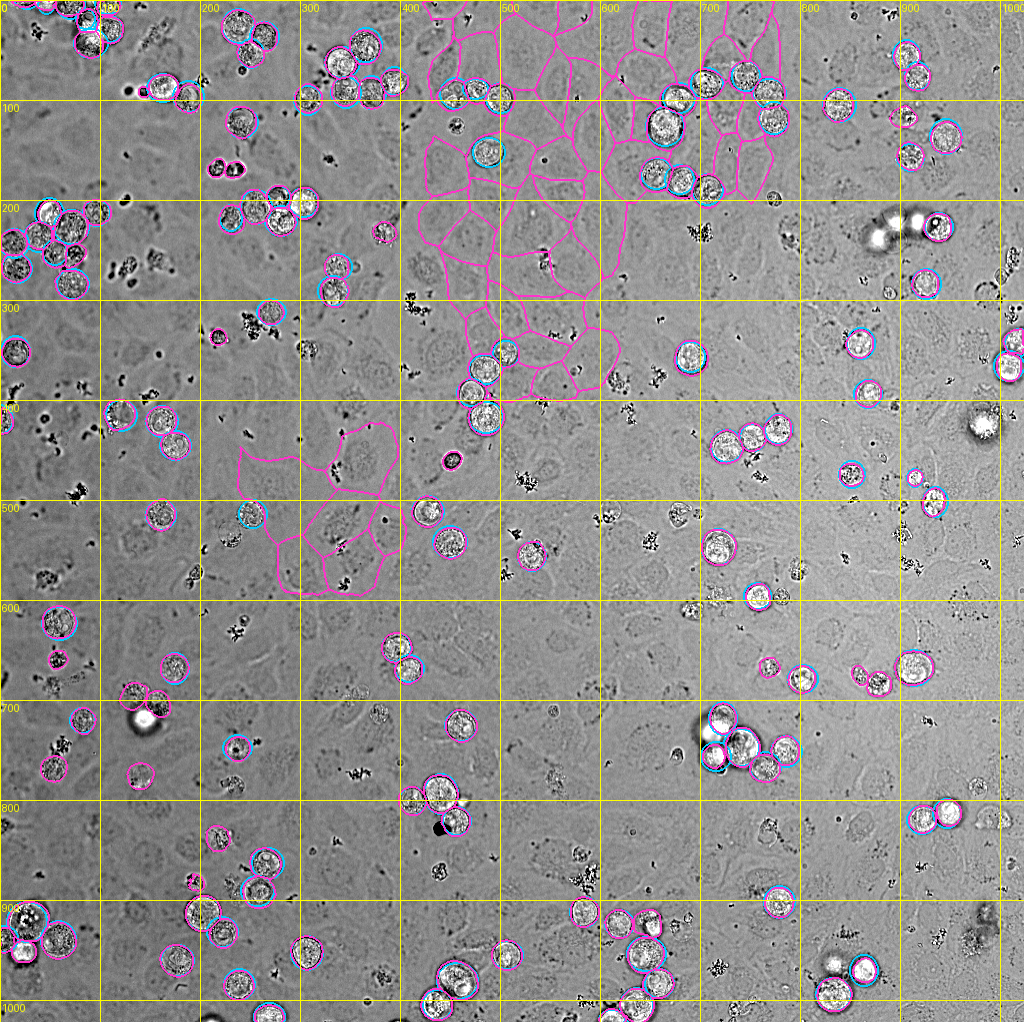

The Python source for this figure:
import numpy as np, tifffile
from skimage import segmentation, exposure
from PIL import Image, ImageDraw
D='<work2>/'
bf=tifffile.imread('agent/bf.tif').astype(float)
gt=tifffile.imread('<uploads>/e752a357-104_2.tif')
cp=tifffile.imread(D+'fig1/data4/BF_cellpose_sam_labels.tif')
g=tifffile.imread('codeG/labels.tif')
v=exposure.rescale_intensity(bf,in_range=tuple(np.percentile(bf,[0.5,99.5])),out_range=(0,1))
rgb=np.dstack([v]*3)
rgb[segmentation.find_boundaries(gt)]=(0,0.8,1)
rgb[segmentation.find_boundaries(cp)]=(1,0.2,0.8)
im=Image.fromarray((rgb*255).astype(np.uint8)); d=ImageDraw.Draw(im)
for k in range(0,1024,100):
    d.line([(k,0),(k,1023)],fill=(255,255,0)); d.line([(0,k),(1023,k)],fill=(255,255,0)); d.text((k+2,2),str(k),fill=(255,255,0)); d.text((2,k+2),str(k),fill=(255,255,0))
im.save('roi/overview.png')
